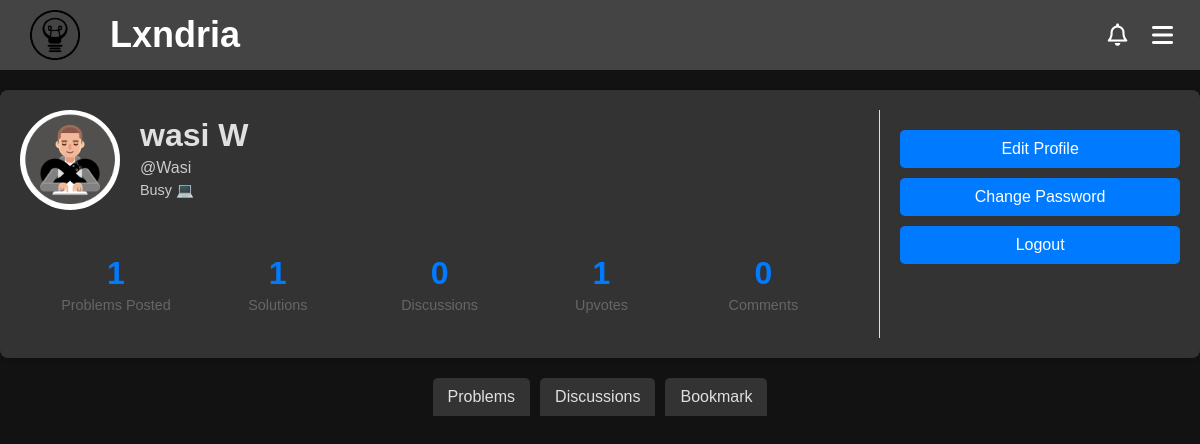
Page /account (signed in) on the committed database.
### app/models.py (models this page shows, shortened)
class Profile(db.Model):
    __tablename__ = "profile"
    __table_args__ = {"extend_existing": True}
    username = db.Column(db.String(80), db.ForeignKey('user.username'), primary_key=True)  # Primary + Foreign Key
    user = db.relationship('User', backref=db.backref('profile', uselist=False, cascade="all, delete-orphan"))
    profile_pic = db.Column(db.String(255), default="/images/default-profile.jpg")
    bio = db.Column(db.Text, default="This user has not set a bio yet.")
    problems_posted = db.Column(db.Integer, default=0)
    solutions = db.Column(db.Integer, default=0)
    discussions = db.Column(db.Integer, default=0)
    upvotes = db.Column(db.Integer, default=0)
    comments = db.Column(db.Integer, default=0)
    created_at = db.Column(db.DateTime, default=datetime.utcnow)
    updated_at = db.Column(db.DateTime, onupdate=datetime.utcnow)
    @property
    def name(self):
        return self.user.name if self.user else None

class User(db.Model, UserMixin): # create a User class to store user information
    __tablename__ = "user"
    __table_args__ = {"extend_existing": True}  # Allow modifications to the table
    id = db.Column(db.Integer, primary_key=True)
    username = db.Column(db.String(80), unique=True, nullable=False)
    name = db.Column(db.String(80), nullable=False)
    password_hash = db.Column(db.String(120), nullable=False)
    email = db.Column(db.String(120), unique=True, nullable=False)
    created_at = db.Column(db.DateTime, default=datetime.utcnow)
    updated_at = db.Column(db.DateTime, onupdate=datetime.utcnow)

### app/routes/account.py (the view)
@account_bp.route('/account')
def account():
    if not current_user.is_authenticated:
        return redirect(url_for('routes.auth.login'))
    profile = Profile.query.filter_by(username=current_user.username).first()
    problems = Problem.query.filter_by(author=current_user.username).order_by(Problem.created_at.desc()).all()
    discussions = Discussion.query.filter_by(author=current_user.username).order_by(Discussion.created_at.desc()).all()
    bookmarks = Bookmarks.query.filter_by(username=current_user.username).order_by(Bookmarks.created_at.desc()).all()
    return render_template('account.html', user=profile, problems=problems, stats=profile, discussions=discussions, bookmarks=bookmarks)

### app/models.py (called while the page is built)
    @property
    def reducedContent(self):
        FullContent = self.content
        if len(FullContent) > 500:
            return FullContent[:500] + "..."
        return FullContent

    @property
    def reducedContent(self):
        FullContent = self.content
        if len(FullContent) > 500:
            return FullContent[:500] + "..."
        return FullContent

### app/routes/auth.py (called while the page is built)
@login_manager.user_loader
def load_user(user_id):
    return User.query.get(int(user_id))

### app/templates/account.html (shortened to what this page needs)
<!DOCTYPE html>
<html>
<head>
  <link rel="stylesheet" href="{{url_for('static', filename='css/profile.css')}}">
</head>
{%include 'banner.html'%}
<body>
    <div class="profile-container">
        <div class="profile-main">
          <div class="profile-header">
            <img src="{{url_for('static', filename=user.profile_pic)}}" alt="Profile Picture" class="profile-pic">
            <div class="profile-info">
              <h1>{{user.name}}</h1>
              <p>@{{user.username}}</p>
              <p class="profile-bio">{{user.bio}}</p>
            </div>
          </div>
          <div class="profile-stats">
            <div class="stat-item">
                <div class="stat-number">{{stats.problems_posted}}</div>
                <div class="stat-text">Problems Posted</div>
            </div>
            <div class="stat-item">
                <div class="stat-number">{{stats.solutions}}</div>
                <div class="stat-text">Solutions</div>
              </div>
              <div class="stat-item">
                <div class="stat-number">{{stats.discussions}}</div>
                <div class="stat-text">Discussions</div>
              </div>
              <div class="stat-item">
                <div class="stat-number">{{stats.upvotes}}</div>
                <div class="stat-text">Upvotes</div>
              </div>
              <div class="stat-item">
                <div class="stat-number">{{stats.comments}}</div>
                <div class="stat-text">Comments</div>
              </div>
            </div>
        </div>
        {% if user.username == current_user.username %}
        <div class="profile-sidebar">
          <div class="profile-options">
            <a href="/account/edit"><button>Edit Profile</button></a>
            <a href="/reset-password-2"><button >Change Password</button></a>
            <a href="/logout"><button>Logout</button></a>
          </div>
        </div>
        {% endif %}
      </div>
      <div class="Tabs">
        <button class="tab" onclick="openTab(event, 'Problems')">Problems</button>
        <button class="tab" onclick="openTab(event, 'Discussions')">Discussions</button>
        {% if user.username == current_user.username %}
        <button class="tab" onclick="openTab(event, 'Bookmark')">Bookmark</button>
        {% endif %}
      </div>
</body>
</html>

### app/templates/banner.html (shortened to what this page needs)
<!DOCTYPE html>
<html>
<link rel="stylesheet" href="https://cdnjs.cloudflare.com/ajax/libs/font-awesome/6.4.2/css/all.min.css">
<link rel="stylesheet" href="{{url_for('static', filename='css/banner.css')}}">
<header class="banner">
    <div class="logo-container">
      <img src="{{url_for('static', filename='Images/logo.png')}}" alt="Logo" class="logo">
      <span class="site-name"><a href="/">Lxndria</span></div></a>
      <div class="menu-container">
        <button class="notif-button" onclick="toggleNotif()"><i class="far fa-bell"></i></button>
        <button class="menu-button" onclick="toggleMenu()"><i class="fas fa-bars"></i>
        </button>
    </div>
  </header>
</html>

### app/static/css/profile.css (style rules this page uses)
body, h1, p { margin: 0; padding: 0; text-decoration: none; color: inherit; font-family: Arial, sans-serif; box-sizing: border-box; background-color: #121212; color: #f1f1f1; ; }
a { text-decoration: none; color: inherit; }
.profile-info h1, .profile-info p { font-family: 'Poppins', sans-serif; margin: 0; padding: 0; background-color: #333; color: #e0e0e0; }
.profile-container { display: flex; max-width: 1200px; margin: 20px auto; padding: 20px; background-color: #333; box-shadow: 0 2px 4px rgba(0, 0, 0, 0.1); border-radius: 8px; color: #e0e0e0; }
.profile-main { flex: 3; padding-right: 20px; }
.profile-sidebar { flex: 1; padding-left: 20px; border-left: 1px solid #e0e0e0; }
.profile-header { display: flex; align-items: center; margin-bottom: 20px; }
.profile-pic { width: 100px; height: 100px; border-radius: 50%; object-fit: cover; margin-right: 20px; }
.profile-info h1 { font-size: 2rem; margin: 0; }
.profile-info p { margin: 5px 0; color: #e0e0e0e0; }
.profile-bio { margin-top: 10px; font-size: 0.9rem; color: #444; }
.profile-stats { display: flex; justify-content: space-between; margin-top: 20px; padding: 15px; background-color: #333; border-radius: 8px; }
.stat-item { text-align: center; flex: 1; padding: 10px; }
.stat-number { font-size: 2rem; font-weight: 600; color: #007bff; margin-bottom: 5px; }
.stat-text { font-size: 0.9rem; color: #666; }
.profile-options { margin-top: 20px; }
.profile-options button { display: block; width: 100%; padding: 10px; margin-bottom: 10px; background-color: #007bff; color: #ffffff; border: none; border-radius: 5px; cursor: pointer; font-size: 1rem; transition: background-color 0.3s; }
.Tabs { display: flex; justify-content: center; margin-bottom: 0px; }
.Tabs button { background-color: #333; color: #e0e0e0; border: none; padding: 10px 15px; cursor: pointer; font-size: 1rem; border-radius: 5px 5px 0 0; transition: background-color 0.3s; }
.Tabs button:not(:last-child) { margin-right: 10px; }

### app/static/css/banner.css (style rules this page uses)
body, h1, p { margin: 0; padding: 0; text-decoration: none; color: inherit; font-family: Arial, sans-serif; box-sizing: border-box; background-color: #121212; color: #f1f1f1; ; }
a { text-decoration: none; color: inherit; }
.banner { display: flex; justify-content: space-between; align-items: center; padding: 10px 10px; background-color: #444; color: white; position: sticky; top: 0; z-index: 1000; }
.logo-container { display: flex; align-items: center; }
.logo { width: 50px; height: 50px; margin-left: 20px; margin-right: 30px; }
.site-name { font-size: 2.25rem; font-family: 'Gill Sans', 'Gill Sans MT', Calibri, 'Trebuchet MS', sans-serif; font-weight: bold; }
.menu-container { position: relative; display: flex; }
.menu-button { padding: 15px; margin-right: 10px; background-color: #444; color: white; border: none; cursor: pointer; border-radius: 50%; width: 35px; height: 35px; text-align: center; font-size: 1.5rem; line-height: 1; display: flex; justify-content: center; align-items: center; }
.notif-button { padding: 15px; margin-right: 10px; background-color: #444; color: white; border: none; cursor: pointer; border-radius: 50%; width: 35px; height: 35px; text-align: center; font-size: 1.4rem; line-height: 1; display: flex; justify-content: center; align-items: center; }

### rows in the picture
Profile: profile_pic (picture), username "Wasi", bio "Busy 💻", problems_posted "1", solutions "1", discussions "0", upvotes "1", comments "0"
User: name "wasi W"
